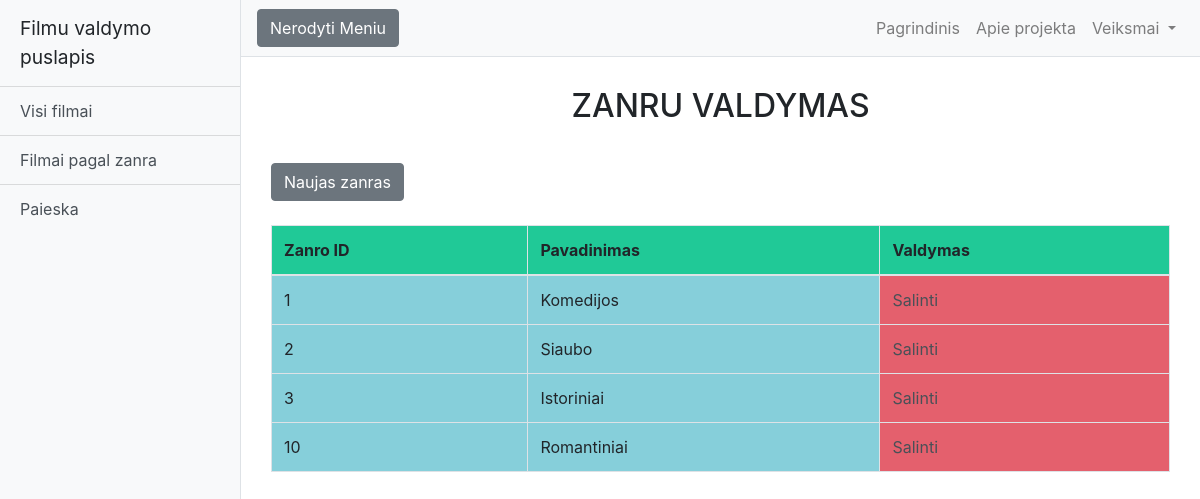
Page /?page=zanru-valdymas (signed in) on the committed database.
### tables this page shows
CREATE TABLE `lentele_zanrai` (
  `id` int(30) NOT NULL,
  `pavadinimas` varchar(200) DEFAULT NULL
);

### index.php (called while the page is built, shortened)
<?php
require_once 'inc/functions.php';
require_once "templates/".activeTemplate."/index.view.php";

### inc/functions.php (called while the page is built, shortened)
<?php
function connectionDB(){
    global $host, $db, $username, $password, $options;
    $dsn = "mysql:host=$host;dbname=$db";
    try{
        $conn = new PDO($dsn, $username, $password, $options);
    } catch (PDOException $e){
        echo $e->getMessage();
        exit;
    } return $conn;
}
function genresManagement(){
    $conn = connectionDB();
    try{
        if($conn) {
            $stmt = $conn->query ("SELECT * FROM lentele_zanrai");
            $zanrai = $stmt->fetchAll();
        }
    } catch (PDOException $e){
        echo $e->getMessage();
    } return $zanrai;
}

### templates/main/pages/all_genres_management.page.php (the view, shortened to what this page needs)
<h2>Zanru valdymas</h2>
<?php session_start();
if($_SESSION):
?>
<?php
$zanrai = genresManagement();
?>
<div class = "container">
    <a href = "?page=naujas-zanras"><button type="button" class="btn btn-secondary">Naujas zanras</button></a>
    <br><br>
    <table class = "table table-bordered genres-management-table">
        <thead class = "genres-management-table-head">
        <tr>
            <td>Zanro ID</td>
            <td>Pavadinimas</td>
            <td>Valdymas</td>
        </tr>
        </thead>
        <tr>
            <?php foreach ($zanrai as $zanras):?>
        <tr>
            <td><?=$zanras['id'];?></td>
            <td><?=$zanras['pavadinimas'];?></td>
            <td class = "delete-film"><a style = "color: #495057" href="?page=zanru-salinimas&id=<?=$zanras['id'];?>">Salinti</a></td>
        </tr>
        <?php endforeach;?>
        </tr>
    </table>
</div>
<?php else:?>
    <?php header('Location:'.path.'?page=prisijungti'); ?>
<?php endif;?>

### templates/main/css/styles.css (style rules this page uses)
.all-films-table, .show-by-genre-table, .search-film-table, .films-management-table, .genres-management-table { background-color: #86cfda; }
.all-films-table-head, .show-by-genre-table-head, .search-film-table-head, .films-management-table-head, .genres-management-table-head { background-color: #20c997; font-weight: bold; }
h2 { text-align: center; text-transform: uppercase; padding: 30px; }
.delete-film { background-color: #e4606d; }

### templates/main/css/simple-sidebar.css (style rules this page uses)
body { overflow-x: hidden; }

### rows in the picture
lentele_zanrai: id "1", pavadinimas "Komedijos"
lentele_zanrai: id "2", pavadinimas "Siaubo"
lentele_zanrai: id "3", pavadinimas "Istoriniai"
lentele_zanrai: id "10", pavadinimas "Romantiniai"

### other values in the picture
$siteName "Filmu valdymo puslapis"
$tab "Visi filmai"
$tab "Filmai pagal zanra"
$tab "Paieska"
$navigation "Pagrindinis"
$navigation "Apie projekta"
